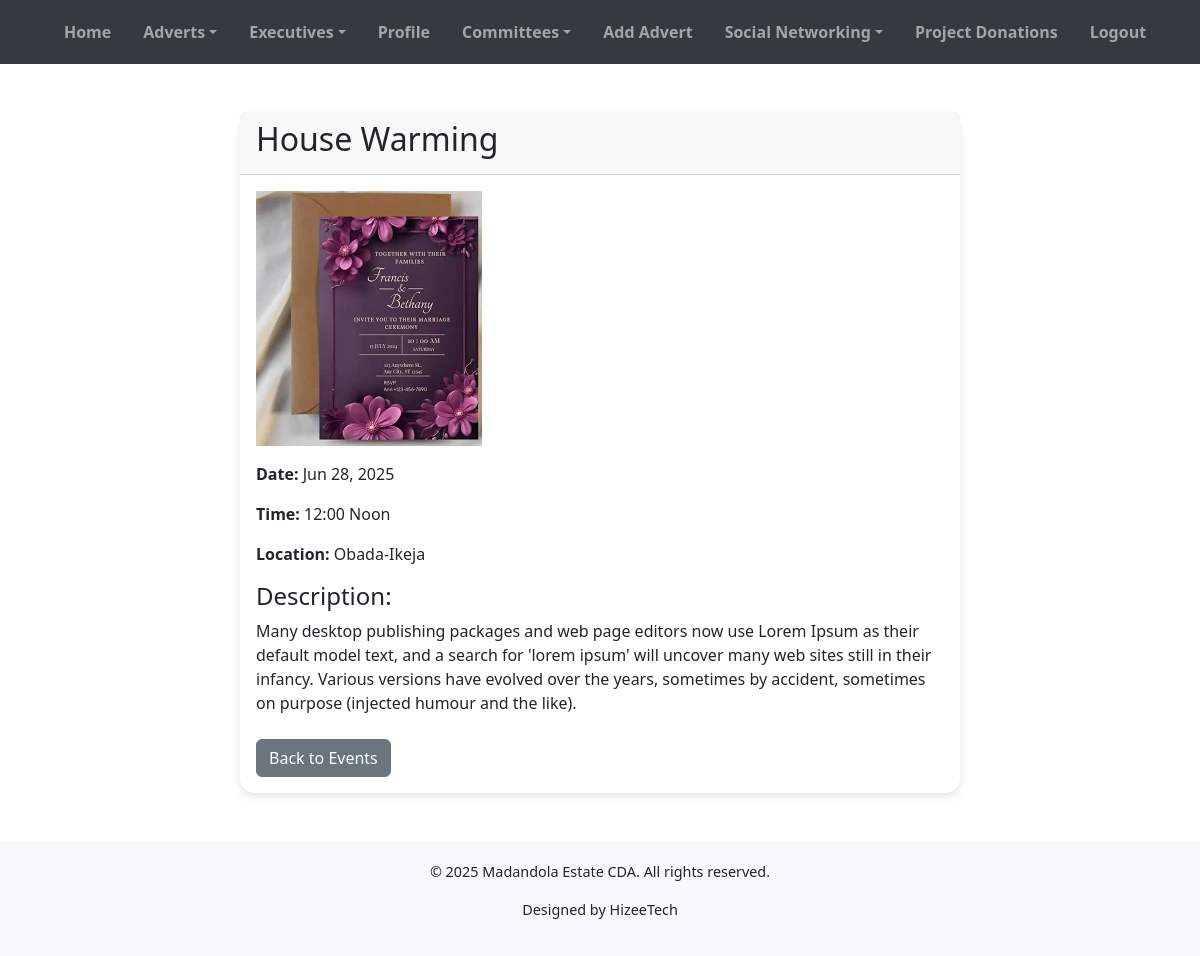
/events/2/ (signed in), run on the app's committed database.
### cda_app/models.py (models this page shows, shortened)
class Event(models.Model):
    title = models.CharField(max_length=200)
    date = models.DateField()
    time = models.CharField(max_length=50, blank=True, null=True)
    location = models.CharField(max_length=200)
    description = models.TextField()
    image = models.ImageField(upload_to='event_images/', blank=True, null=True)

### cda_app/views.py (the view)
# urls.py: path('events/<int:event_id>/', views.event_detail, name='event_detail'),
def event_detail(request, event_id):
    event = get_object_or_404(Event, pk=event_id)
    return render(request, 'event_detail.html', {'event': event})

### cda_app/context_processors.py (called while the page is built)
def committees(request):
    return {'committees': Committee.objects.all()}

def admin_counts(request):
    if request.user.is_authenticated and request.user.is_staff:
        return {
            'pending_users_count': User.objects.filter(is_active=False).count(),
            'pending_adverts_count': AdvertItem.objects.filter(is_approved=False).count(),
            'total_users_count': User.objects.count(),
        }
    return {}

### templates/event_detail.html
{% extends 'base.html' %} {% block title %}{{ event.title }} - Madandola Estate CDA{% endblock %} {% block content %}
<div class="container">
    <div class="row">
        <div class="col-md-8 offset-md-2">
            <div class="card my-4">
                <div class="card-header">
                    <h2>{{ event.title }}</h2>
                </div>
                <div class="card-body">
                    {% if event.image %}
                    <img src="{{ event.image.url }}" class="img-fluid mb-3" alt="{{ event.title }}"> {% endif %}
                    <p><strong>Date:</strong> {{ event.date|date:"M d, Y" }}</p>
                    {% if event.time %}
                    <p><strong>Time:</strong> {{ event.time }}</p>
                    {% endif %}
                    <p><strong>Location:</strong> {{ event.location }}</p>
                    <div class="mt-3">
                        <h4>Description:</h4>
                        <p>{{ event.description }}</p>
                    </div>
                    <div class="mt-4">
                        <a href="{% url 'events' %}" class="btn btn-secondary">Back to Events</a>
                    </div>
                </div>
            </div>
        </div>
    </div>
</div>
{% endblock %}

### data on the page
Event: title "House Warming", image (picture), date "Jun 28, 2025", time "12:00 Noon", location "Obada-Ikeja", description "Many desktop publishing packages and web page editors now use Lorem Ipsum as their default model text, and a search for 'lorem ipsum' will uncover many web sites still in their infancy. Various versions have evolved over the years, sometimes by accident, sometimes on purpose (injected humour and the like)."
